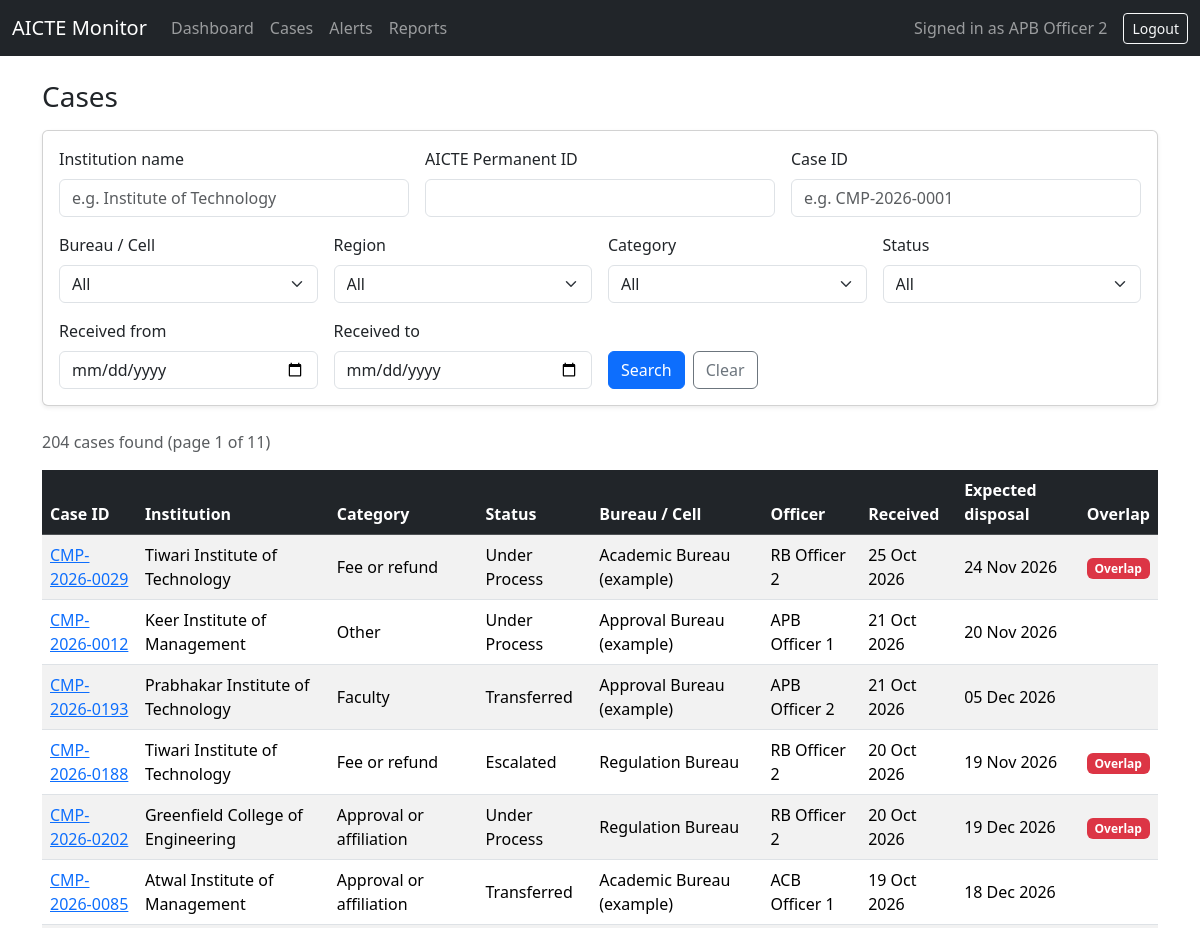
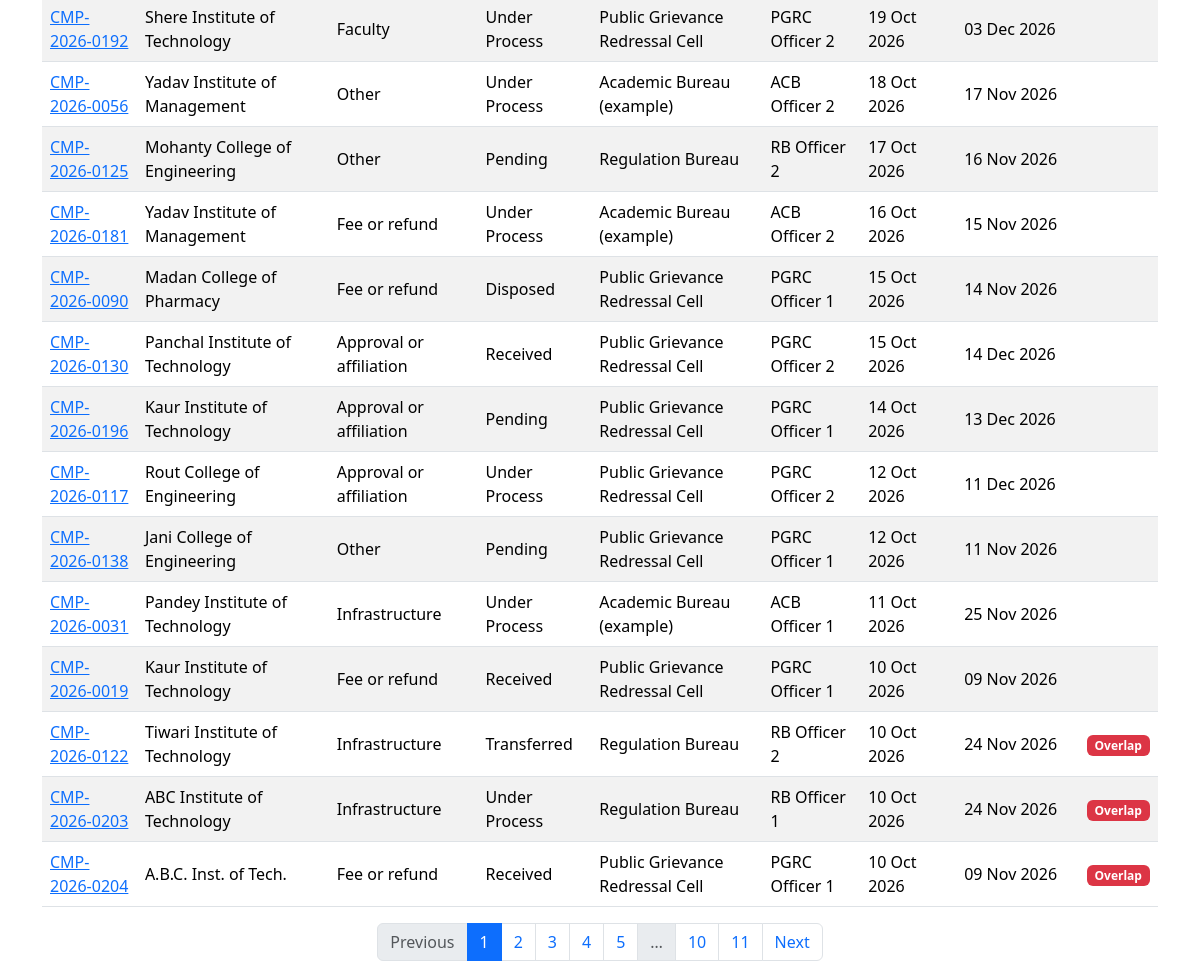
Page /cases (signed in) on the earlier database version (2 pictures, top to bottom).
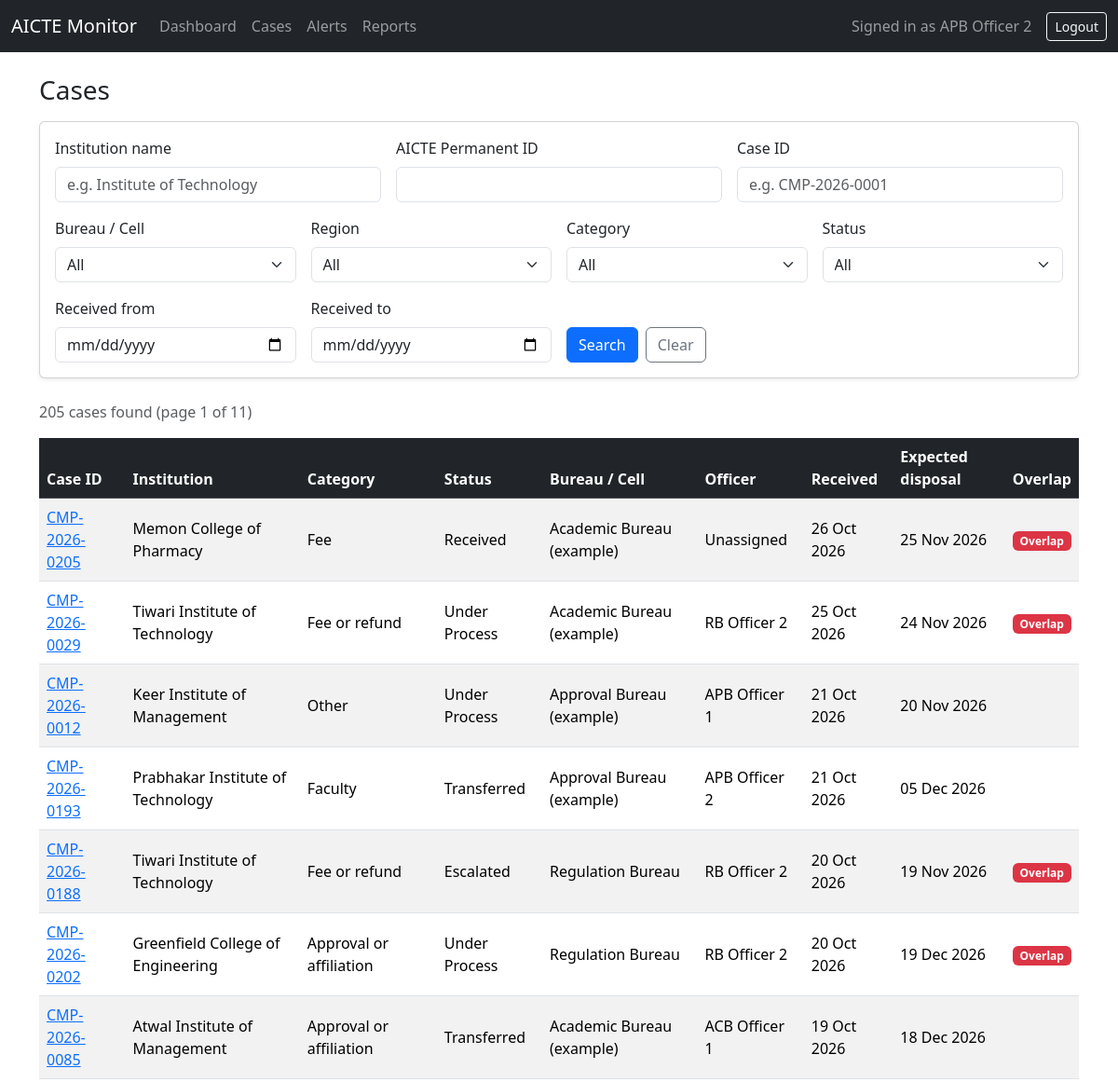
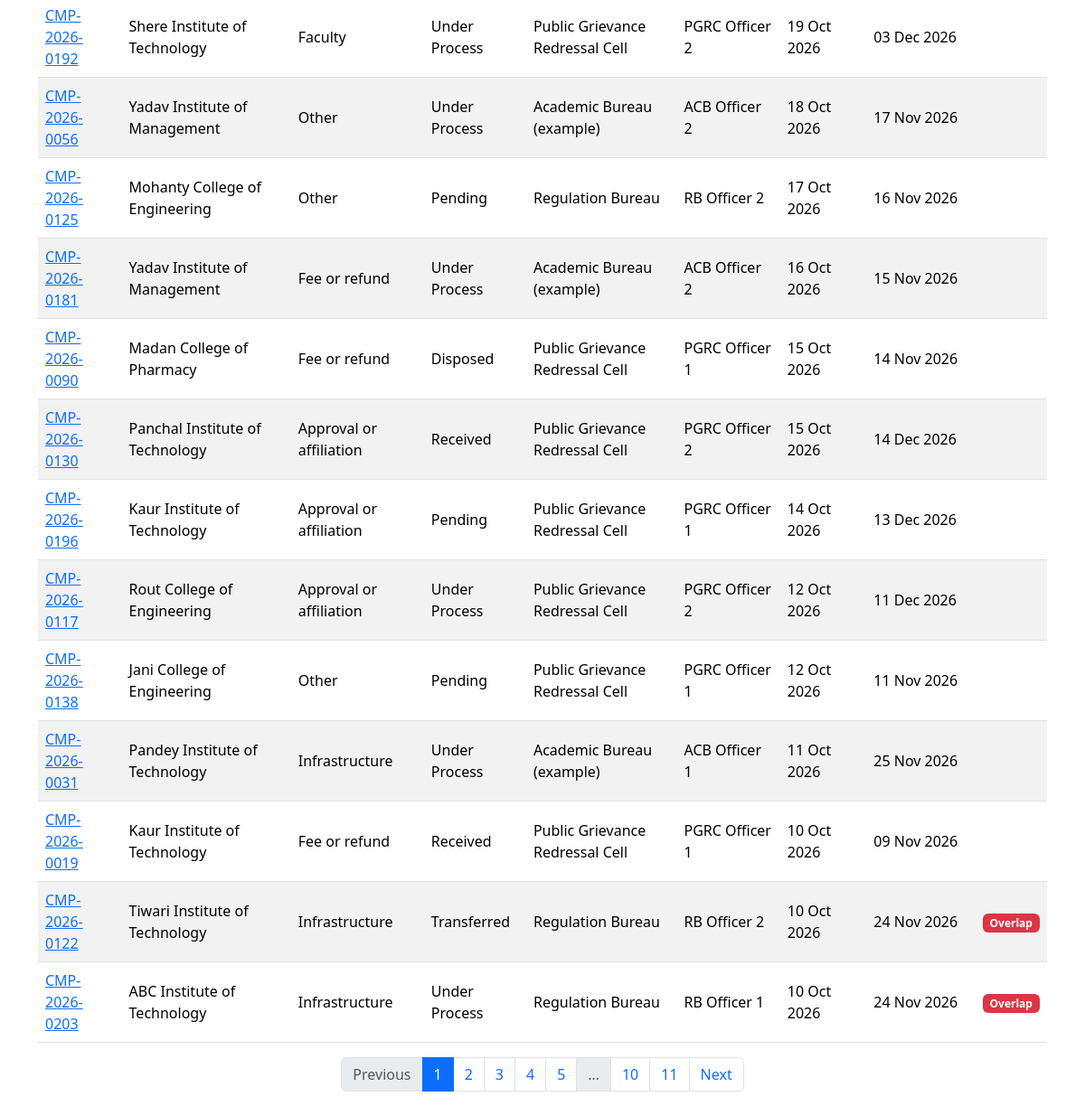
Same page on the later database version (2 pictures, top to bottom).
### models.py (models this page shows)
class User(UserMixin, db.Model):
    __tablename__ = "users"
    id = db.Column(db.Integer, primary_key=True)
    name = db.Column(db.String(100), nullable=False)
    email = db.Column(db.String(120), unique=True, nullable=False)
    password_hash = db.Column(db.String(255), nullable=False)
    role = db.Column(db.String(30), nullable=False)  # admin, officer, regional, senior
    bureau_id = db.Column(db.Integer, db.ForeignKey("bureaus.id"))
    region = db.Column(db.String(50))
    bureau = db.relationship("Bureau")

class Case(db.Model):
    __tablename__ = "cases"
    id = db.Column(db.String(30), primary_key=True)  # e.g. CMP-2026-0001
    institution_id = db.Column(db.String(20), db.ForeignKey("institutions.id"), nullable=False)
    category = db.Column(db.String(60))
    description = db.Column(db.Text)
    received_on = db.Column(db.Date)
    status = db.Column(db.String(30), default="Received")
    current_bureau_id = db.Column(db.Integer, db.ForeignKey("bureaus.id"))
    assigned_officer_id = db.Column(db.Integer, db.ForeignKey("users.id"))
    last_action_summary = db.Column(db.String(200))
    last_action_on = db.Column(db.DateTime)
    next_action_required = db.Column(db.String(200))
    expected_disposal_on = db.Column(db.Date)
    is_escalated = db.Column(db.Boolean, default=False)
    overlap_flag = db.Column(db.Boolean, default=False)
    current_bureau = db.relationship("Bureau")
    officer = db.relationship("User")
    actions = db.relationship("CaseAction", backref="case", order_by="CaseAction.performed_at")

class Institution(db.Model):
    __tablename__ = "institutions"
    id = db.Column(db.String(20), primary_key=True)  # AICTE Permanent ID
    name = db.Column(db.String(200), nullable=False)
    city = db.Column(db.String(100))
    state = db.Column(db.String(100))
    region = db.Column(db.String(50))
    cases = db.relationship("Case", backref="institution")

class Bureau(db.Model):
    __tablename__ = "bureaus"
    id = db.Column(db.Integer, primary_key=True)
    code = db.Column(db.String(20), unique=True, nullable=False)
    name = db.Column(db.String(120), nullable=False)

### app.py (the view)
@app.route("/cases")
def cases():
    f = {
        "institution": request.args.get("institution", "").strip(),
        "institution_id": request.args.get("institution_id", "").strip(),
        "case_id": request.args.get("case_id", "").strip(),
        "bureau": request.args.get("bureau", "").strip(),
        "region": request.args.get("region", "").strip(),
        "category": request.args.get("category", "").strip(),
        "status": request.args.get("status", "").strip(),
        "date_from": request.args.get("date_from", "").strip(),
        "date_to": request.args.get("date_to", "").strip(),
    }
    page = request.args.get("page", 1, type=int)
    query = Case.query.join(Institution)
    if f["institution"]:
        query = query.filter(Institution.name.ilike(f"%{f['institution']}%"))
    if f["institution_id"]:
        query = query.filter(Institution.id.ilike(f"%{f['institution_id']}%"))
    if f["case_id"]:
        query = query.filter(Case.id.ilike(f"%{f['case_id']}%"))
    if f["bureau"].isdigit():
        query = query.filter(Case.current_bureau_id == int(f["bureau"]))
    if f["region"]:
        query = query.filter(Institution.region == f["region"])
    if f["category"]:
        query = query.filter(Case.category == f["category"])
    if f["status"]:
        query = query.filter(Case.status == f["status"])
    date_from = parse_date(f["date_from"])
    date_to = parse_date(f["date_to"])
    if date_from:
        query = query.filter(Case.received_on >= date_from)
    if date_to:
        query = query.filter(Case.received_on <= date_to)
    pagination = query.order_by(Case.received_on.desc(), Case.id).paginate(
        page=page, per_page=20, error_out=False
    )
    bureaus = Bureau.query.order_by(Bureau.name).all()
    regions = [
        row[0]
        for row in db.session.query(Institution.region)
        .filter(Institution.region.isnot(None))
        .distinct()
        .order_by(Institution.region)
    ]
    categories = [
        row[0]
        for row in db.session.query(Case.category)
        .filter(Case.category.isnot(None))
        .distinct()
        .order_by(Case.category)
    ]
    statuses = [
        row[0]
        for row in db.session.query(Case.status)
        .filter(Case.status.isnot(None))
        .distinct()
        .order_by(Case.status)
    ]
    active_filters = {key: value for key, value in f.items() if value}
    return render_template(
        "cases.html",
        pagination=pagination,
        f=f,
        active_filters=active_filters,
        bureaus=bureaus,
        regions=regions,
        categories=categories,
        statuses=statuses,
    )

### app.py (called while the page is built)
@login_manager.user_loader
def load_user(user_id):
    return db.session.get(User, int(user_id))

@app.before_request
def require_login():
    if request.endpoint in ("login", "static"):
        return None
    if not current_user.is_authenticated:
        return redirect(url_for("login"))
    return None

def parse_date(text):
    try:
        return datetime.strptime(text, "%Y-%m-%d").date()
    except ValueError:
        return None

### templates/cases.html (shortened to what this page needs)
{% extends "base.html" %}
{% block content %}
<h3 class="mb-3">Cases</h3>
<form method="GET" action="/cases" class="card card-body shadow-sm mb-4">
    <div class="row g-3">
        <div class="col-md-4">
            <label class="form-label" for="institution">Institution name</label>
            <input type="text" class="form-control" id="institution" name="institution"
                   value="{{ f.institution }}" placeholder="e.g. Institute of Technology">
        </div>
        <div class="col-md-4">
            <label class="form-label" for="institution_id">AICTE Permanent ID</label>
            <input type="text" class="form-control" id="institution_id" name="institution_id"
                   value="{{ f.institution_id }}">
        </div>
        <div class="col-md-4">
            <label class="form-label" for="case_id">Case ID</label>
            <input type="text" class="form-control" id="case_id" name="case_id"
                   value="{{ f.case_id }}" placeholder="e.g. CMP-2026-0001">
        </div>
        <div class="col-md-3">
            <label class="form-label" for="bureau">Bureau / Cell</label>
            <select class="form-select" id="bureau" name="bureau">
                <option value="">All</option>
            </select>
        </div>
        <div class="col-md-3">
            <label class="form-label" for="region">Region</label>
            <select class="form-select" id="region" name="region">
                <option value="">All</option>
            </select>
        </div>
        <div class="col-md-3">
            <label class="form-label" for="category">Category</label>
            <select class="form-select" id="category" name="category">
                <option value="">All</option>
            </select>
        </div>
        <div class="col-md-3">
            <label class="form-label" for="status">Status</label>
            <select class="form-select" id="status" name="status">
                <option value="">All</option>
            </select>
        </div>
        <div class="col-md-3">
            <label class="form-label" for="date_from">Received from</label>
            <input type="date" class="form-control" id="date_from" name="date_from" value="{{ f.date_from }}">
        </div>
        <div class="col-md-3">
            <label class="form-label" for="date_to">Received to</label>
            <input type="date" class="form-control" id="date_to" name="date_to" value="{{ f.date_to }}">
        </div>
        <div class="col-md-6 d-flex align-items-end gap-2">
            <button type="submit" class="btn btn-primary">Search</button>
            <a href="/cases" class="btn btn-outline-secondary">Clear</a>
        </div>
    </div>
</form>
<p class="text-muted">
    {{ pagination.total }} case{{ '' if pagination.total == 1 else 's' }} found
    {% if pagination.total > 0 %}
        (page {{ pagination.page }} of {{ pagination.pages }})
    {% endif %}
</p>
<div class="table-responsive">
    <table class="table table-striped table-hover align-middle">
        <thead class="table-dark">
            <tr>
                <th>Case ID</th>
                <th>Institution</th>
                <th>Category</th>
                <th>Status</th>
                <th>Bureau / Cell</th>
                <th>Officer</th>
                <th>Received</th>
                <th>Expected disposal</th>
                <th>Overlap</th>
            </tr>
        </thead>
        <tbody>
            {% for c in pagination.items %}
            <tr>
                <td><a href="/cases/{{ c.id }}">{{ c.id }}</a></td>
                <td>{{ c.institution.name }}</td>
                <td>{{ c.category or '-' }}</td>
                <td>{{ c.status or '-' }}</td>
                <td>{{ c.current_bureau.name if c.current_bureau else '-' }}</td>
                <td>{{ c.officer.name if c.officer else 'Unassigned' }}</td>
                <td>{{ c.received_on.strftime('%d %b %Y') if c.received_on else '-' }}</td>
                <td>{{ c.expected_disposal_on.strftime('%d %b %Y') if c.expected_disposal_on else '-' }}</td>
                <td>
                    {% if c.overlap_flag %}
                    <span class="badge bg-danger">Overlap</span>
                    {% endif %}
                </td>
            </tr>
            {% else %}
            <tr>
                <td colspan="9" class="text-center text-muted py-4">No cases match your search.</td>
            </tr>
            {% endfor %}
        </tbody>
    </table>
</div>
{% if pagination.pages > 1 %}
<nav>
    <ul class="pagination justify-content-center">
        <li class="page-item {% if not pagination.has_prev %}disabled{% endif %}">
            <a class="page-link"
               href="{{ url_for('cases', page=pagination.prev_num, **active_filters) if pagination.has_prev else '#' }}">Previous</a>
        </li>
        {% for p in pagination.iter_pages() %}
            {% if p %}
            <li class="page-item {% if p == pagination.page %}active{% endif %}">
                <a class="page-link" href="{{ url_for('cases', page=p, **active_filters) }}">{{ p }}</a>
            </li>
            {% else %}
            <li class="page-item disabled"><span class="page-link">&hellip;</span></li>
            {% endif %}
        {% endfor %}
        <li class="page-item {% if not pagination.has_next %}disabled{% endif %}">
            <a class="page-link"
               href="{{ url_for('cases', page=pagination.next_num, **active_filters) if pagination.has_next else '#' }}">Next</a>
        </li>
    </ul>
</nav>
{% endif %}
{% endblock %}

### templates/base.html (shortened to what this page needs)
<!DOCTYPE html>
<html lang="en">
<head>
    <link href="https://cdn.jsdelivr.net/npm/bootstrap@5.3.3/dist/css/bootstrap.min.css" rel="stylesheet">
</head>
<body>
<nav class="navbar navbar-expand-lg navbar-dark bg-dark">
    <div class="container-fluid">
        <a class="navbar-brand" href="/dashboard">AICTE Monitor</a>
        {% if current_user.is_authenticated %}
        <div class="collapse navbar-collapse" id="mainNav">
            <ul class="navbar-nav me-auto">
                <li class="nav-item"><a class="nav-link" href="/dashboard">Dashboard</a></li>
                <li class="nav-item"><a class="nav-link" href="/cases">Cases</a></li>
                <li class="nav-item"><a class="nav-link" href="/alerts">Alerts</a></li>
                <li class="nav-item"><a class="nav-link" href="/reports">Reports</a></li>
            </ul>
            <span class="navbar-text me-3">Signed in as {{ current_user.name }}</span>
            <a class="btn btn-outline-light btn-sm" href="/logout">Logout</a>
        </div>
        {% endif %}
    </div>
</nav>
<div class="container mt-4">
    {% block content %}{% endblock %}
</div>
</body>
</html>

Differences in the rows shown:
no longer on this page (row unchanged): Case: id "CMP-2026-0204", institution.name "A.B.C. Inst. of Tech.", category "Fee or refund", status "Received", current_bureau "Public Grievance Redressal Cell", officer "PGRC Officer 1", received_on "10 Oct 2026", expected_disposal_on "09 Nov 2026", overlap_flag "Overlap"
added Case: id "CMP-2026-0205", institution.name "Memon College of Pharmacy", category "Fee", status "Received", current_bureau "Academic Bureau (example)", officer "Unassigned", received_on "26 Oct 2026", expected_disposal_on "25 Nov 2026", overlap_flag "Overlap"
Other differences:
{{ pagination.total }}: "204" → "205"
